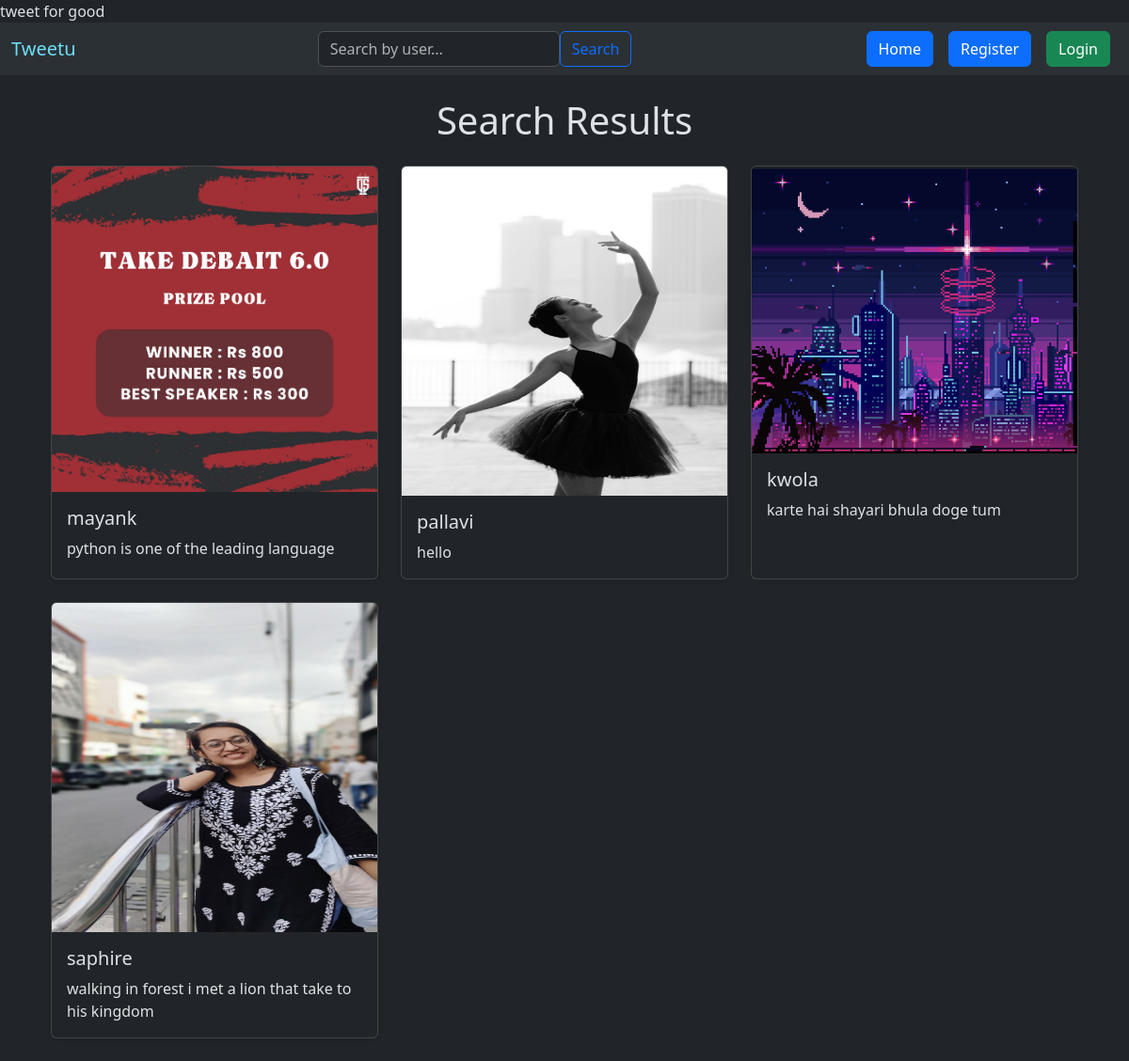
The app's page /search/ with its own data.
### tweet/models.py (models this page shows, shortened)
class Tweet(models.Model):
    user = models.ForeignKey(User, on_delete=models.CASCADE)
    text = models.TextField(max_length=250)
    photo = models.ImageField(upload_to='photos/',blank=True, null=True)
    created_at = models.DateTimeField(auto_now_add=True)
    updated_at = models.DateTimeField(auto_now=True)

### tweet/views.py (the view)
# urls.py: path('search/', views.searched_tweet, name='searched_tweet'),
def searched_tweet(request):
    query = request.GET.get('search', '')  # Get the search query
    tweets = Tweet.objects.all()          # Retrieve all tweets initially
    if query:
        tweets = tweets.filter(user__username__icontains=query)  # Filter by username
        print(f"Query: {query}")  # Debug statement
        print(f"Filtered Tweets: {tweets}")  # Debug statement
    context = {'tweets': tweets, 'query': query}
    return render(request, 'search_item.html', context)

### tweet/templates/search_item.html
{% extends 'layout.html' %}
{% block content %}
<div class="container mt-4">
    <h1 class="text-center mb-4">Search Results</h1>
    {% if tweets %}
        <div class="row">
            {% for tweet in tweets %}
            <div class="col-md-4 mb-4">
                <div class="card shadow-sm h-100">
                    <img
                        src="{{ tweet.photo.url }}"
                        class="card-img-top"
                        alt="Tweet Image"
                        style="width: 100%; height: auto; max-height: 350px ;"
                    >
                    <div class="card-body">
                        <h5 class="card-title">{{ tweet.user.username }}</h5>
                        <p class="card-text">{{ tweet.text }}</p>
                    </div>
                </div>
            </div>
            {% endfor %}
        </div>
    {% else %}
        <div class="alert alert-warning text-center">
            No tweets found for "<strong>{{ query }}</strong>".
        </div>
    {% endif %}
</div>
{% endblock %}

### records on screen
Tweet: photo (picture), user.username "mayank", text "python is one of the leading language"
Tweet: photo (picture), user.username "pallavi", text "hello"
Tweet: photo (picture), user.username "kwola", text "karte hai shayari bhula doge tum"
Tweet: photo (picture), user.username "saphire", text "walking in forest i met a lion that take to his kingdom"
